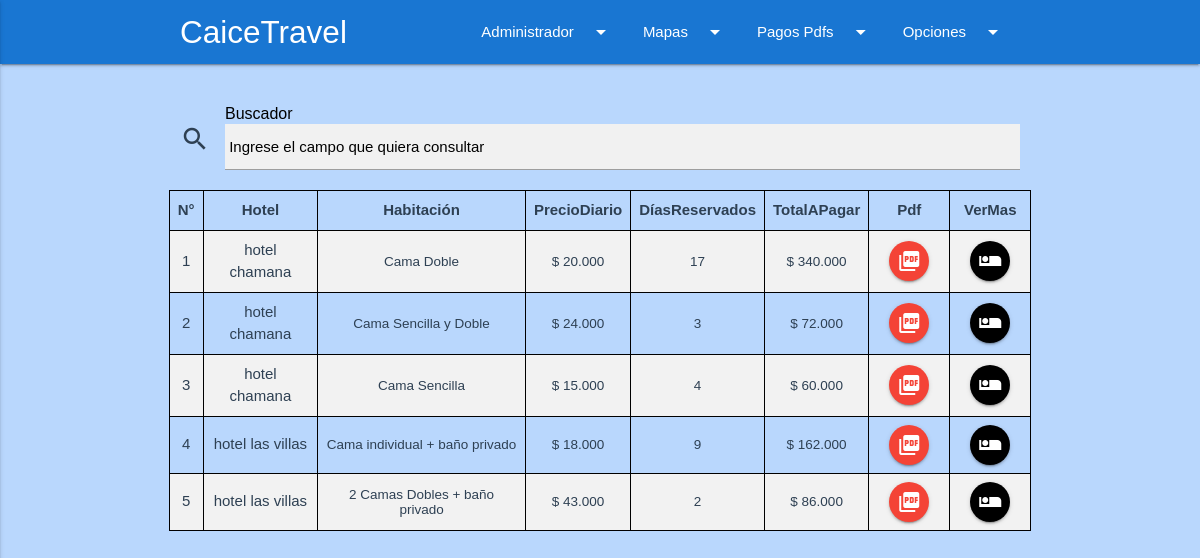
/pagosHotel.php (signed in), run on the app's committed database.
### tables this page shows
CREATE TABLE IF NOT EXISTS `hotel` (
  `codigo` varchar(4) NOT NULL,
  `descripcion` varchar(30) NOT NULL,
  `detalle` varchar(300) NOT NULL,
  `ubicacion` varchar(45) NOT NULL,
  `imagen` longblob NOT NULL,
  `latitud` double NOT NULL,
  `longitud` double NOT NULL,
  `tipo` varchar(30) NOT NULL,
  PRIMARY KEY (`codigo`)
);

### class.administrador.php (called while the page is built, shortened)
 <?php
class Administrador
{
	private $conn;
	public function __construct()
	{
		$basededatos = new Conexion();
		$bd = $basededatos->conexionBD();
		$this->conn = $bd;
	}
	public function runQuery($sql)
	{
		$stmt = $this->conn->prepare($sql);
		return $stmt;
	}
}
?>

### pagosHotel.php (the view, shortened to what this page needs)
<?php
require_once('class.administrador.php');
$administrador = new Administrador();
$sql="SELECT h.descripcion hotel, ha.descripcion habitacion, ha.precio precio, SUM(DATEDIFF(r.fechaSalida,r.fechaIngreso)+1) diasReservados, SUM(rh.precio) totalAPagar,h.codigo codigo FROM reserva r, reservahotel rh, habitacion ha, hotel h WHERE r.consecutivo=rh.reserva AND rh.habitacion=ha.codigo AND ha.hotel=h.codigo GROUP BY rh.habitacion ORDER BY hotel ASC";
$stmt = $administrador->runQuery($sql);
$stmt->execute();
$contador=0;
?>
<!DOCTYPE html>
  <html>
    <head>
      <link type="text/css" rel="stylesheet" href="css/materialize.min.css"  media="screen,projection"/>
    </head>
    <body>
      <?php
        require_once('NavBarAdmin.php');
      ?>
      <br>
      <br>
      <div class="container">
        <div class="row">
          <div class="input-field col s12 m12 l12">
            <i class="material-icons prefix">search</i>
            <input class="color" placeholder=" Ingrese el campo que quiera consultar" name="txtBuscador" id="FiltrarContenido" type="text" class="validate">
            <label class="titulo" style="font-size:12pt;" for="txtBuscador">Buscador</label>
          </div>
          <table class="striped centered">
            <thead>
              <tr>
                <th>N°</th>
                <th>Hotel</th>
                <th>Habitación</th>
                <th>PrecioDiario</th>
                <th>DíasReservados</th>
                <th>TotalAPagar</th>
                <th>Pdf</th>
                <th>VerMas</th>
              </tr>
            </thead>
            <tbody class="BusquedaRapida">
            <?php
              while ($fila=$stmt->fetch(PDO::FETCH_ASSOC))
              {
                $contador++;
                echo "<tr>";
                echo "<td>".$contador."</td>";
                echo "<td>".$fila['hotel']."</td>";
                echo "<td class='letra'>".$fila['habitacion']."</td>";
                echo "<td class='letra espacio'>$ ".$fila['precio']."</td>";
                echo "<td class='letra'>".$fila['diasReservados']."</td>";
                echo "<td class='letra'>$ ".$fila['totalAPagar']."</td>";
                echo "<td class='espacio'><a class='btn-floating btn-small waves-effect waves-light red' title='Pdf Pagos Hotel' href='generarpagoshotel.php?codigoS=".$fila['codigo']."'><i class='material-icons'> picture_as_pdf</i></a></td>";
                echo "<td class='espacio'><a class='btn-floating btn-small waves-effect waves-light black' title='Habitaciones Reservadas' href='habitacionReservada.php?codigoS=".$fila['codigo']."'><i class='material-icons'> airline_seat_individual_suite</i></a></td>";
                echo "</tr>";
              }
            ?>
            </tbody>
          </table>
        </div>
      </div>
    </body>
  </html>

### pagosHotel.php (style rules this page uses)
body { margin: 0; padding: 0; background-color:rgb(185,215,253); font-family: Arial, Helvetica, sans-serif; color: #2E4053; }
input, input::-webkit-input-placeholder { color: black; }
input.color { color:black; background-color:#F1F1F1; }
label.titulo { color: black; }
table { width: 100%; }
table, th, td { border: 1px solid black; border-collapse: collapse; }
th, td { padding: 8px; }
td.espacio { padding-right: 20px; padding-left: 20px; }
td.letra { font: 0.9em Arial, Helvetica, sans-serif; }

### data on the page
hotel: descripcion "hotel chamana", habitacion "Cama Doble", precio "20.000", diasReservados "17", totalAPagar "340.000", habitacion "Cama Sencilla y Doble", precio "24.000", diasReservados "3", totalAPagar "72.000", habitacion "Cama Sencilla", precio "15.000", diasReservados "4", totalAPagar "60.000"
hotel: descripcion "hotel las villas", habitacion "Cama individual + baño privado", precio "18.000", diasReservados "9", totalAPagar "162.000", habitacion "2 Camas Dobles + baño privado", precio "43.000", diasReservados "2", totalAPagar "86.000"
